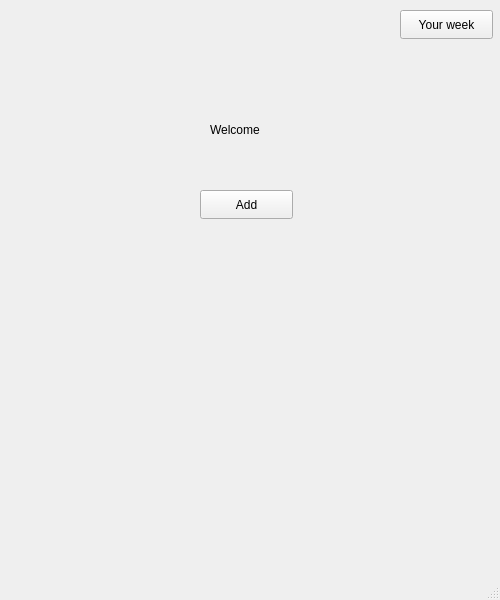
<?xml version="1.0" encoding="UTF-8"?>
<ui version="4.0">
 <class>MainWindow</class>
 <widget class="QMainWindow" name="MainWindow">
  <property name="geometry">
   <rect>
    <x>0</x>
    <y>0</y>
    <width>500</width>
    <height>600</height>
   </rect>
  </property>
  <property name="windowTitle">
   <string>MainWindow</string>
  </property>
  <widget class="QWidget" name="centralwidget">
   <widget class="QLabel" name="label">
    <property name="geometry">
     <rect>
      <x>210</x>
      <y>120</y>
      <width>91</width>
      <height>20</height>
     </rect>
    </property>
    <property name="text">
     <string>Welcome</string>
    </property>
   </widget>
   <widget class="QPushButton" name="pushButton">
    <property name="geometry">
     <rect>
      <x>200</x>
      <y>190</y>
      <width>93</width>
      <height>29</height>
     </rect>
    </property>
    <property name="text">
     <string>Add</string>
    </property>
   </widget>
   <widget class="QPushButton" name="pushButton_2">
    <property name="geometry">
     <rect>
      <x>400</x>
      <y>10</y>
      <width>93</width>
      <height>29</height>
     </rect>
    </property>
    <property name="text">
     <string>Your week</string>
    </property>
   </widget>
  </widget>
  <widget class="QMenuBar" name="menubar">
   <property name="geometry">
    <rect>
     <x>0</x>
     <y>0</y>
     <width>500</width>
     <height>26</height>
    </rect>
   </property>
  </widget>
  <widget class="QStatusBar" name="statusbar"/>
 </widget>
 <resources/>
 <connections/>
</ui>
